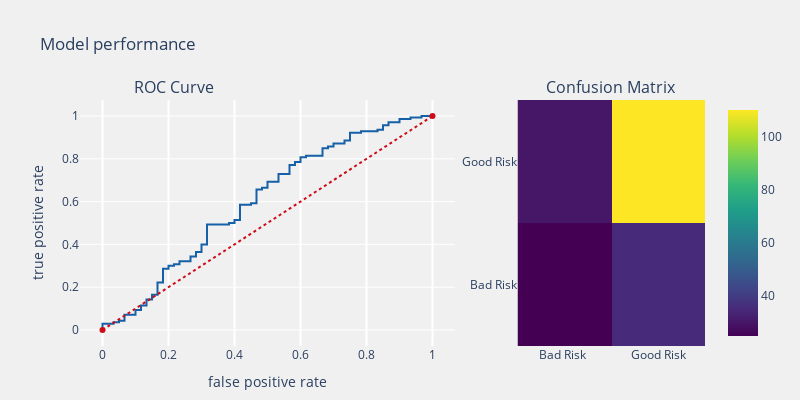

The code cell stored with this chart in its notebook:
### Markdown cell above
### Naive Bayes Evaluation Using Plotly

### Code cell
evaluation(y_pred_nb)

### Figure 1 — Plotly figure (JSON) as saved in the notebook; plotly's stock layout.template omitted (floating-point values rounded to 4 significant figures)
{"data": [{"line": {"color": "rgb(22, 96, 167)", "width": 2}, "name": "Roc : 0.601", "type": "scatter", "x": [0, 0, 0, 0.03333, 0.03333, 0.05, 0.05, 0.06667, 0.06667, 0.1, 0.1, 0.1167, 0.1167, 0.1333, 0.1333, 0.15, 0.15, 0.1667, 0.1667, 0.1833, 0.1833, 0.2, 0.2, 0.2167, 0.2167, 0.2333, 0.2333, 0.2667, 0.2667, 0.2833, 0.2833, 0.3, 0.3, 0.3167, 0.3167, 0.3833, 0.3833, 0.4, 0.4, 0.4167, 0.4167, 0.45, 0.45, 0.4667, 0.4667, 0.4833, 0.4833, 0.5, 0.5, 0.5333, 0.5333, 0.5667, 0.5667, 0.5833, 0.5833, 0.6, 0.6, 0.6167, 0.6167, 0.6667, 0.6667, 0.6833, 0.6833, 0.7, 0.7, 0.7333, 0.7333, 0.75, 0.75, 0.7833, 0.7833, 0.8333, 0.8333, 0.85, 0.85, 0.8667, 0.8667, 0.9, 0.9, 0.9333, 0.9333, 0.9667, 0.9667, 1], "xaxis": "x", "y": [0, 0.007143, 0.02857, 0.02857, 0.03571, 0.03571, 0.04286, 0.04286, 0.07143, 0.07143, 0.09286, 0.09286, 0.1143, 0.1143, 0.1429, 0.1429, 0.1643, 0.1643, 0.2214, 0.2214, 0.2857, 0.2857, 0.3, 0.3, 0.3071, 0.3071, 0.3214, 0.3214, 0.3429, 0.3429, 0.3643, 0.3643, 0.4, 0.4, 0.4929, 0.4929, 0.5, 0.5, 0.5143, 0.5143, 0.5857, 0.5857, 0.5929, 0.5929, 0.6571, 0.6571, 0.6643, 0.6643, 0.6929, 0.6929, 0.7286, 0.7286, 0.7714, 0.7714, 0.7857, 0.7857, 0.8071, 0.8071, 0.8143, 0.8143, 0.85, 0.85, 0.8571, 0.8571, 0.8714, 0.8714, 0.8857, 0.8857, 0.9214, 0.9214, 0.9286, 0.9286, 0.9357, 0.9357, 0.9571, 0.9571, 0.9714, 0.9714, 0.9857, 0.9857, 0.9929, 0.9929, 1, 1], "yaxis": "y"}, {"line": {"color": "rgb(205, 12, 24)", "dash": "dot", "width": 2}, "type": "scatter", "x": [0, 1], "xaxis": "x", "y": [0, 1], "yaxis": "y"}, {"colorscale": [[0, "#440154"], [0.1111, "#482878"], [0.2222, "#3e4989"], [0.3333, "#31688e"], [0.4444, "#26828e"], [0.5556, "#1f9e89"], [0.6667, "#35b779"], [0.7778, "#6ece58"], [0.8889, "#b5de2b"], [1, "#fde725"]], "name": "matrix", "type": "heatmap", "x": ["Bad Risk ", "Good Risk"], "xaxis": "x2", "y": ["Bad Risk", "Good Risk"], "yaxis": "y2", "z": [[25, 35], [30, 110]]}], "layout": {"annotations": [{"font": {"size": 16}, "showarrow": false, "text": "ROC Curve", "x": 0.15, "xanchor": "center", "xref": "paper", "y": 1, "yanchor": "bottom", "yref": "paper"}, {"font": {"size": 16}, "showarrow": false, "text": "Confusion Matrix", "x": 0.85, "xanchor": "center", "xref": "paper", "y": 1, "yanchor": "bottom", "yref": "paper"}], "autosize": false, "height": 400, "margin": {"b": 20}, "paper_bgcolor": "rgba(240,240,240, 0.95)", "plot_bgcolor": "rgba(240,240,240, 0.95)", "showlegend": false, "title": {"text": "Model performance"}, "width": 800, "xaxis": {"anchor": "y", "domain": [0, 0.6], "gridcolor": "rgb(255, 255, 255)", "gridwidth": 2, "ticklen": 5, "title": {"text": "false positive rate"}}, "xaxis2": {"anchor": "y2", "domain": [0.7, 1]}, "yaxis": {"anchor": "x", "domain": [0, 1], "gridcolor": "rgb(255, 255, 255)", "title": {"text": "true positive rate"}, "zerolinewidth": 1}, "yaxis2": {"anchor": "x2", "domain": [0, 1]}}}
